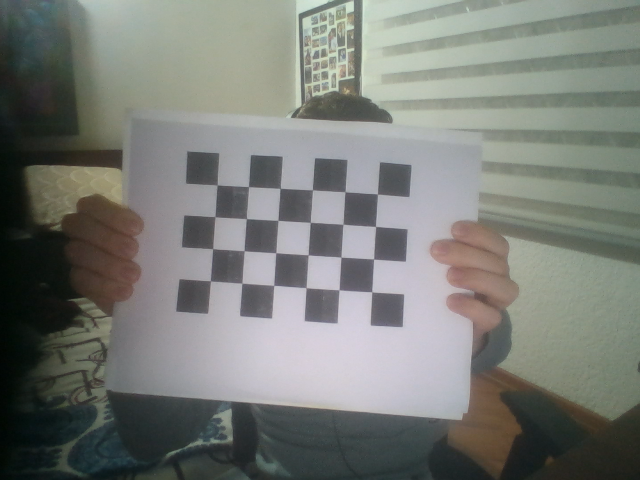
#> input picture images/images_calibration/img1.png, 640 x 480 px; its folder holds only this picture in this run
$ python calibracion_completa.py
#> lines starting #> are read from the running program, lines starting #| are printed output that depends on the picture; after the words box and inside, x2 and y2 are one past the last pixel; in counts of white or black regions, pixels touching at a corner belong together; long printed decimals are rounded
import numpy as np
import cv2 as cv
import glob
import pickle


################ FIND CHESSBOARD CORNERS - OBJECT POINTS AND IMAGE POINTS #############################

chessboardSize = (4, 6)
frameSize = (640, 480)


# termination criteria
criteria = (cv.TERM_CRITERIA_EPS + cv.TERM_CRITERIA_MAX_ITER, 30, 0.001)


# prepare object points, like (0,0,0), (1,0,0), (2,0,0) ....,(6,5,0)
objp = np.zeros((chessboardSize[0] * chessboardSize[1], 3), np.float32)
objp[:, :2] = np.mgrid[0 : chessboardSize[0], 0 : chessboardSize[1]].T.reshape(-1, 2)

size_of_chessboard_squares_mm = 20
objp = objp * size_of_chessboard_squares_mm


# Arrays to store object points and image points from all the images.
objpoints = []  # 3d point in real world space
imgpoints = []  # 2d points in image plane.


images = glob.glob("./images/images_calibration/*.png")

for image in images:
    img = cv.imread(image)
#> img is the input picture: shape (480, 640, 3); mean B, G, R 118.6, 123.7, 120.9
    gray = cv.cvtColor(img, cv.COLOR_BGR2GRAY)
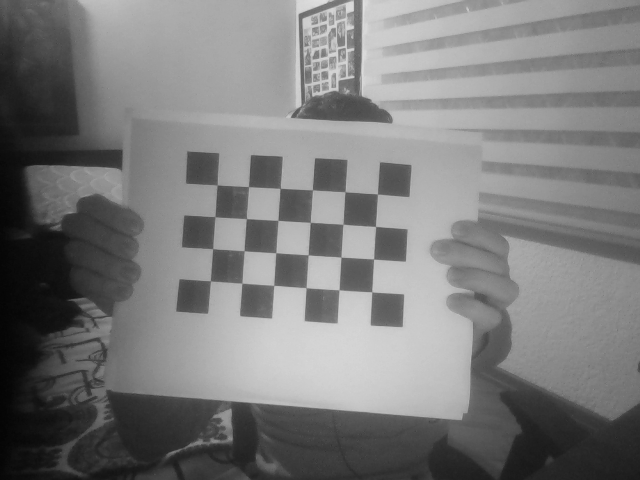
#> gray: shape (480, 640); min 3, max 224, mean 122.3

    # Find the chess board corners
    ret, corners = cv.findChessboardCorners(gray, chessboardSize, None)
#> ret = True; corners = 24 rows, first 8: [210.6, 281], [212.7, 248.6], [214.9, 216.6], [217.2, 185], [241.9, 283.2], [244.2, 250.6], [246.6, 218.6], [248.5, 186.6]

    # If found, add object points, image points (after refining them)
    if ret == True:
        objpoints.append(objp)
        corners2 = cv.cornerSubPix(gray, corners, (11, 11), (-1, -1), criteria)
#> corners2 = 24 rows, first 8: [210.4, 281], [212.6, 248.7], [214.9, 216.8], [217.1, 184.8], [241.9, 283.1], [244, 250.8], [246.3, 218.5], [248.5, 186.7]
        imgpoints.append(corners)

        # Draw and display the corners
        cv.drawChessboardCorners(img, chessboardSize, corners2, ret)
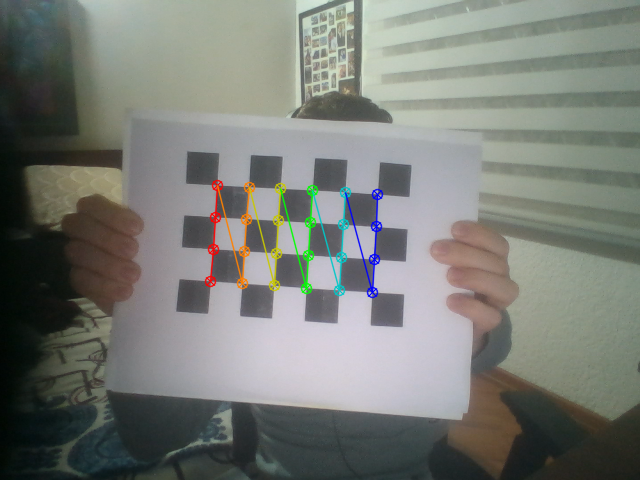
#> img: shape (480, 640, 3); 1.71% of pixels changed, all inside (x1, y1, x2, y2) = (204, 179, 384, 299)
        cv.imshow("img", img)
        cv.waitKey(1000)


cv.destroyAllWindows()


############## CALIBRATION #######################################################

ret, cameraMatrix, dist, rvecs, tvecs = cv.calibrateCamera(
    objpoints, imgpoints, frameSize, None, None
)
#> ret = 0.111; cameraMatrix = [[511.4, 0, 314.7], [0, 512.5, 243.2], [0, 0, 1]]; dist = [[-0.514, 2.81, 0.00267, 0.0154, 57.41]]; rvecs = ([-0.0426, -0.00914, -1.51],); tvecs = ([-65.17, 23.34, 312.5],)


# Save the camera calibration result for later use (we won't worry about rvecs / tvecs)
pickle.dump(
    (cameraMatrix, dist), open("./archivos_resultado_calibracion/calibration.pkl", "wb")
)
pickle.dump(
    cameraMatrix, open("./archivos_resultado_calibracion/cameraMatrix.pkl", "wb")
)
pickle.dump(dist, open("./archivos_resultado_calibracion/dist.pkl", "wb"))


############## UNDISTORTION #####################################################

img = cv.imread("./images/img0.png")
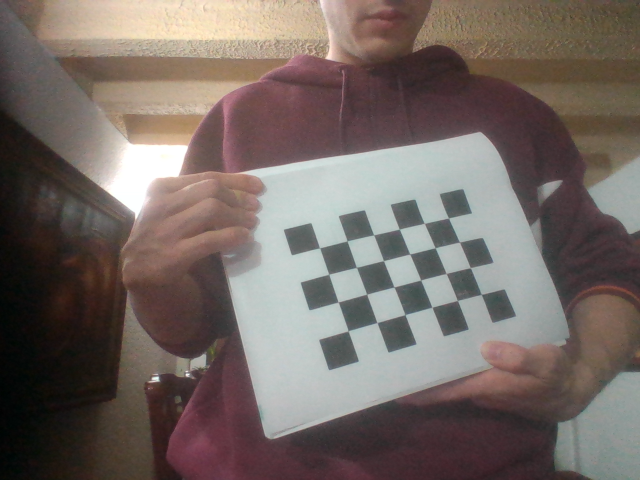
#> input picture images/images_calibration/first_pictures_calibration/img0.png, 640 x 480 px, found by its file name
#> img is the input picture: shape (480, 640, 3); mean B, G, R 100.3, 105.4, 116.6
h, w = img.shape[:2]
#> h = 480; w = 640
newCameraMatrix, roi = cv.getOptimalNewCameraMatrix(
    cameraMatrix, dist, (w, h), 1, (w, h)
)
#> newCameraMatrix = [[2457.9, 0, 343.3], [0, 803.3, 231.4], [0, 0, 1]]; roi = (235, 208, 202, 47)


# Undistort
dst = cv.undistort(img, cameraMatrix, dist, None, newCameraMatrix)
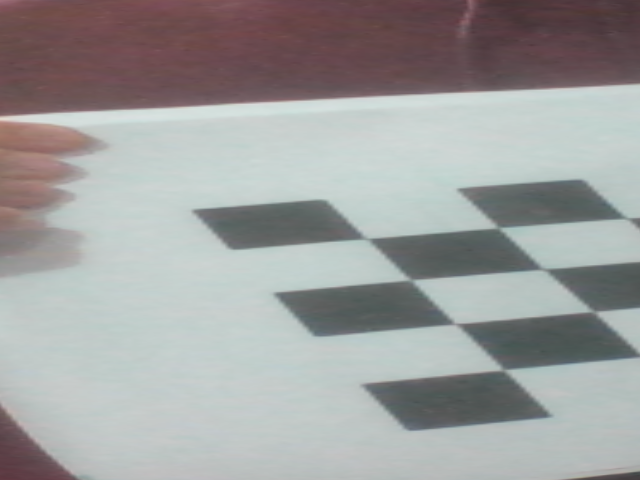
#> dst: shape (480, 640, 3); mean B, G, R 157.5, 158.1, 157.9

# crop the image
x, y, w, h = roi
#> x = 235; y = 208; w = 202; h = 47
dst = dst[y : y + h, x : x + w]
#> dst: shape (47, 202, 3)
cv.imwrite("./images/images_result_calibration/caliResult1.png", dst)


# Undistort with Remapping
mapx, mapy = cv.initUndistortRectifyMap(
    cameraMatrix, dist, None, newCameraMatrix, (w, h), 5
)
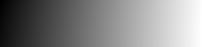
#> mapx: shape (47, 202) float32; min 241.8, max 286, mean 264.7; drawn with min black and max white
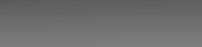
#> mapy: shape (47, 202) float32; min 90.89, max 126.5, mean 110.1
dst = cv.remap(img, mapx, mapy, cv.INTER_LINEAR)
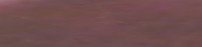
#> dst: shape (47, 202, 3); mean B, G, R 78.7, 77.6, 112.8

# crop the image
x, y, w, h = roi
dst = dst[y : y + h, x : x + w]
#> dst = empty array
cv.imwrite("./images/images_result_calibration/caliResult2.png", dst)


# Reprojection Error
mean_error = 0

for i in range(len(objpoints)):
    imgpoints2, _ = cv.projectPoints(
        objpoints[i], rvecs[i], tvecs[i], cameraMatrix, dist
    )
    error = cv.norm(imgpoints[i], imgpoints2, cv.NORM_L2) / len(imgpoints2)
    mean_error += error
#> this loop made 1 pass
#> (error, mean_error) on pass 1: (0.0227, 0.0227)
#> after the loop, mean_error = 0.0227

print("total error: {}".format(mean_error / len(objpoints)))
#| total error: 0.02266
